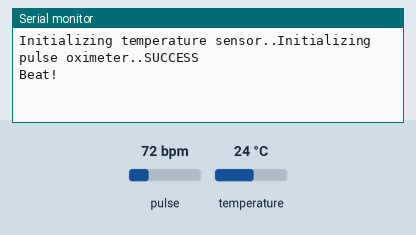
Bench run of a sketch on a simulated Arduino Uno, built with avr-gcc and run on an emulated ATmega328P. Parts: the last lines printed to the serial monitor. The inputs (shaded band) are chosen by the test bench; at power-on: pulse 72 bpm, temperature 24 °C.

Above: at 1.2 s.
1.3 s: pulse set to 42 bpm
At 10.5 s:
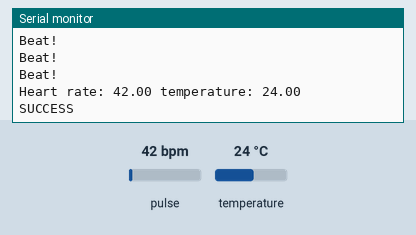
11.6 s: temperature set to 12 °C
At 12.9 s:
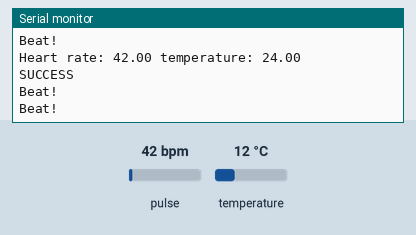
13.1 s: pulse set to 70 bpm
At 13.8 s:
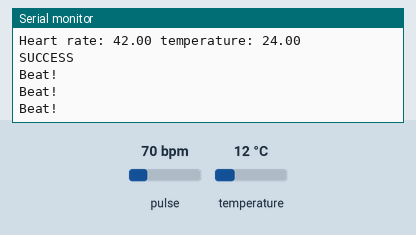

Measured:
- after the input at 1.3 s, the serial monitor: prints a new line after 8.7 s (image 1)

The sketch:

test_temp_heart.ino
```cpp
#include <Wire.h>
#include "MAX30100_PulseOximeter.h"
#include <OneWire.h> //Librairie du bus OneWire
#include <DallasTemperature.h> //Librairie du capteur
#include <EEPROM.h>

#define REPORTING_PERIOD_MS     10000

// PulseOximeter is the higher level interface to the sensor
// it offers:
//  * beat detection reporting
//  * heart rate calculation
//  * SpO2 (oxidation level) calculation
PulseOximeter pox;

uint32_t tsLastReport = 0;
OneWire oneWire(2); //Bus One Wire sur la pin 2 de l'arduino
DallasTemperature sensors(&oneWire); //Utilistion du bus Onewire pour les capteurs
DeviceAddress sensorDeviceAddress; //Vérifie la compatibilité des capteurs avec la librairie
// Callback (registered below) fired when a pulse is detected

void onBeatDetected()
{
    Serial.println("Beat!");
}

void setup()
{
    Serial.begin(115200);
    Serial.print("Initializing temperature sensor..");
    sensors.begin(); //Activation des capteurs
    sensors.getAddress(sensorDeviceAddress, 0); //Demande l'adresse du capteur à l'index 0 du bus
    sensors.setResolution(sensorDeviceAddress, 9); //Résolutions possibles: 9,10,11,12


    Serial.print("Initializing pulse oximeter..");

    // Initialize the PulseOximeter instance
    // Failures are generally due to an improper I2C wiring, missing power supply
    // or wrong target chip
    if (!pox.begin()) {
        Serial.println("FAILED");
        for(;;);
    } else {
        Serial.println("SUCCESS");
    }

    // The default current for the IR LED is 50mA and it could be changed
    //   by uncommenting the following line. Check MAX30100_Registers.h for all the
    //   available options.
    // pox.setIRLedCurrent(MAX30100_LED_CURR_7_6MA);

    // Register a callback for the beat detection
    pox.setOnBeatDetectedCallback(onBeatDetected);
}

void loop()
{
    // Make sure to call update as fast as possible
    pox.update();


    // Asynchronously dump heart rate and oxidation levels to the serial
    // For both, a value of 0 means "invalid"
    if (millis() - tsLastReport > REPORTING_PERIOD_MS) {

        Serial.print("Heart rate: ");
        Serial.print(pox.getHeartRate());
        sensors.requestTemperatures(); //Demande la température aux capteurs
        Serial.print(" temperature: ");
        Serial.println(sensors.getTempCByIndex(0));
        tsLastReport = millis();
        if (!pox.begin()) {
          Serial.println("FAILED");
              for(;;);
          } else {
              Serial.println("SUCCESS");
         }
    }

}
```
